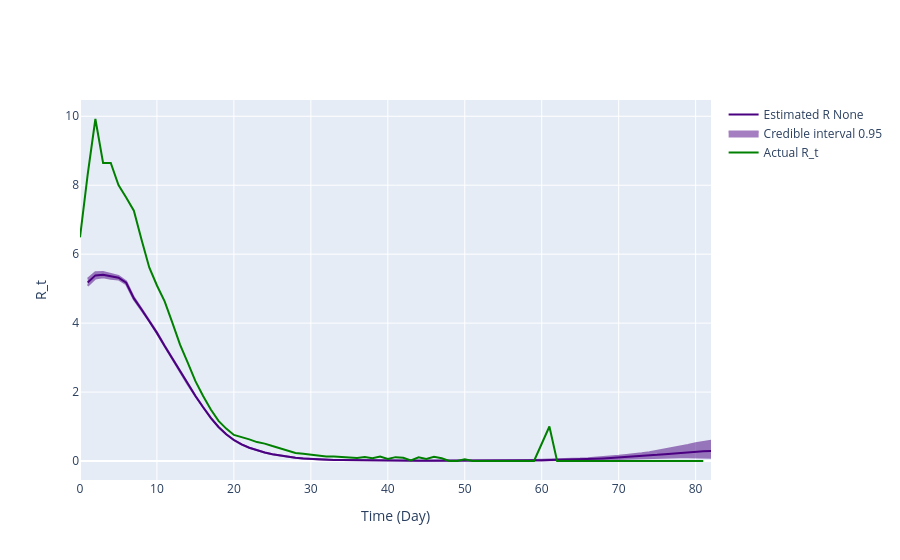

Source (notebook cell):
### Code cell
gamma_pdf_opt_r1 = gamma.pdf(x, result_r1.x[0], 0, result_r1.x[1])
inference = branchpro.BranchProPosterior(
    inc_data=inc_data_r1,
    daily_serial_interval=gamma_pdf_opt_r1,
    alpha=prior_a,
    beta=prior_b)

inference.run_inference(tau=tau)
intervals = inference.get_intervals(central_prob=.95)
intervals = process_inference_uncertainty(intervals.copy(), inference.inference_posterior, gamma_pdf_opt_r1, 82, 95)

fig = plot_rt_fig(intervals, true_rt_r1[offset:len(intervals)+offset], gamma_pdf_opt_r1, end_time_point)
pio.write_image(fig.figure, 'single_plots/predicted_vs_true_rt_r1_optimal.png')
fig.show_figure()

### Figure 1 — Plotly figure (JSON) as saved in the notebook; plotly's stock layout.template omitted (floating-point values rounded to 4 significant figures; data arrays with more than 128 entries replaced by an {"elided": "..."} marker saying what was removed)
{"data": [{"line": {"color": "indigo"}, "mode": "lines", "name": "Estimated R None", "type": "scatter", "x": [1, 2, 3, 4, 5, 6, 7, 8, 9, 10, 11, 12, 13, 14, 15, 16, 17, 18, 19, 20, 21, 22, 23, 24, 25, 26, 27, 28, 29, 30, 31, 32, 33, 34, 35, 36, 37, 38, 39, 40, 41, 42, 43, 44, 45, 46, 47, 48, 49, 50, 51, 52, 53, 54, 55, 56, 57, 58, 59, 60, 61, 62, 63, 64, 65, 66, 67, 68, 69, 70, 71, 72, 73, 74, 75, 76, 77, 78, 79, 80, 81, 82], "y": [5.181, 5.384, 5.405, 5.351, 5.317, 5.17, 4.716, 4.394, 4.073, 3.717, 3.336, 2.974, 2.604, 2.228, 1.887, 1.558, 1.249, 0.988, 0.7759, 0.6082, 0.4807, 0.3857, 0.3082, 0.2464, 0.1959, 0.1554, 0.1207, 0.0937, 0.07205, 0.05693, 0.04513, 0.03688, 0.03059, 0.02618, 0.02229, 0.01937, 0.0175, 0.01659, 0.01516, 0.01328, 0.01249, 0.0115, 0.0108, 0.009925, 0.009127, 0.008494, 0.007918, 0.008058, 0.008626, 0.008262, 0.008703, 0.009108, 0.009895, 0.01058, 0.01261, 0.01465, 0.01654, 0.01796, 0.02057, 0.02428, 0.02765, 0.03134, 0.03524, 0.04122, 0.04813, 0.05608, 0.06519, 0.0756, 0.08737, 0.1007, 0.1157, 0.1235, 0.1401, 0.1581, 0.1778, 0.1981, 0.2187, 0.2392, 0.2575, 0.2732, 0.284, 0.2865]}, {"fill": "toself", "fillcolor": "indigo", "line": {"color": "indigo"}, "mode": "lines", "name": "Credible interval 0.95", "opacity": 0.5, "showlegend": true, "type": "scatter", "x": {"elided": "164 int values"}, "y": {"elided": "164 float values"}}, {"line": {"color": "green"}, "mode": "lines", "name": "Actual R_t", "type": "scatter", "x": [0, 1, 2, 3, 4, 5, 6, 7, 8, 9, 10, 11, 12, 13, 14, 15, 16, 17, 18, 19, 20, 21, 22, 23, 24, 25, 26, 27, 28, 29, 30, 31, 32, 33, 34, 35, 36, 37, 38, 39, 40, 41, 42, 43, 44, 45, 46, 47, 48, 49, 50, 51, 52, 53, 54, 55, 56, 57, 58, 59, 60, 61, 62, 63, 64, 65, 66, 67, 68, 69, 70, 71, 72, 73, 74, 75, 76, 77, 78, 79, 80, 81, 82, 83, 84, 85, 86, 87, 88, 89, 90], "y": [6.487, 8.313, 9.921, 8.645, 8.647, 8.004, 7.646, 7.26, 6.421, 5.615, 5.091, 4.63, 4.012, 3.375, 2.854, 2.315, 1.887, 1.491, 1.165, 0.9397, 0.7551, 0.696, 0.627, 0.5485, 0.5047, 0.4331, 0.3598, 0.2974, 0.2349, 0.2083, 0.1818, 0.1418, 0.1311, 0.1296, 0.121, 0.1027, 0.0902, 0.1179, 0.08353, 0.1293, 0.0559, 0.1117, 0.09615, 0.01802, 0.1087, 0.05797, 0.12, 0.07895, 0.0, 0.0, 0.05263, 0.0, 0.0, 0.0, 0.0, 0.0, 0.0, 0.0, 0.0, 0.0, 0.5, 1.0, 0.0, 0.0, 0.0, 0.0, 0.0, 0.0, 0.0, 0.0, 0.0, 0.0, 0.0, 0.0, 0.0, 0.0, 0.0, 0.0, 0.0, 0.0, 0.0, 0.0]}], "layout": {"hovermode": "x unified", "xaxis": {"title": {"text": "Time (Day)"}}, "yaxis": {"title": {"text": "R_t"}}}}
